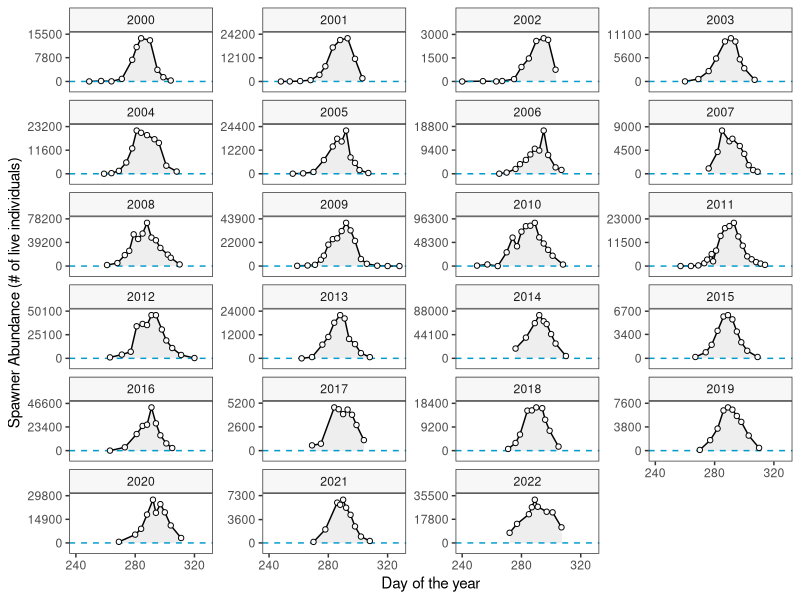
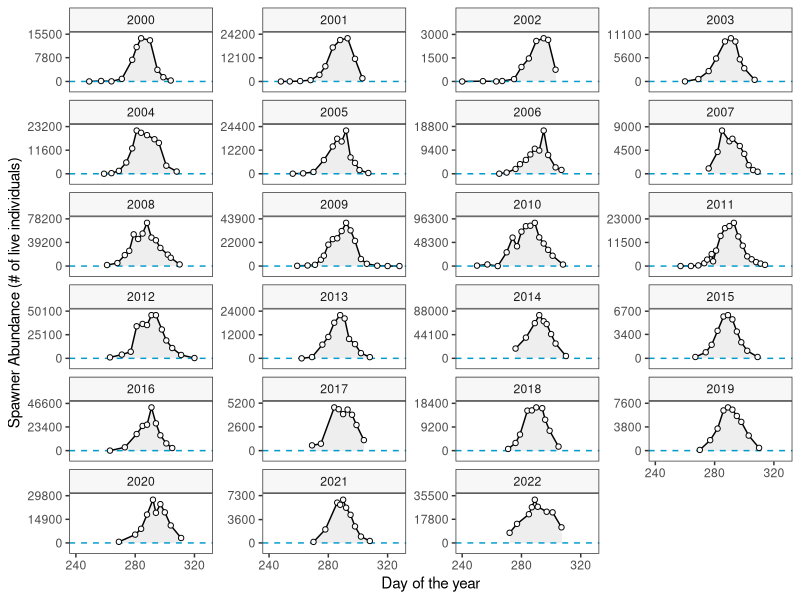

R code for these plots, in order: (Note: this script raises an error after producing the figures.)
# Braden Judson
# Function for making AUC plots.

# Set project directory.
setwd("~/auc_code")

# Load libraries.
library(tidyverse); library(lubridate)

# Develop function. 
auc <- function(data, date, count) {
  
  # Function for rounding values to a given accuracy.
  round_any <- function(x, accuracy, f = round) 
               {f(x/accuracy)*accuracy}
  
  # Function for setting year-specific y-axis breaks (n=3).
  cbs <- function(y) {c(0, round_any(max(y)/2.1, 100),
                        round_any(max(y) - 0.05*(max(y)), 100))}
  
  # Function for extending y axis limits to best see the data.
  ylim <- function(y) {c(min(y) - 0.25*max(y), max(y) + max(y)*0.15)}
  
  # Reformat variables.
  data$year = as.factor(lubridate::year(data$date))
  data$date = yday(data$date)
  data[[count]] = as.numeric(data[[count]])
  
  # Pass to ggplot.
  (plot <- ggplot(data = data, 
                  aes(x = .data[[date]],
                      y = .data[[count]])) +
      
      # Fill in area under AUC with gray.
      geom_area(aes(y = .data[[count]]), 
                fill = "gray",   
                alpha = 0.25) +
      
      # Connect data points with black line.
      geom_line() +
      
      # Plot distirbutions year-by-year with free y-axes.
      facet_wrap(~ year, as.table = TRUE,
                 scales = "free_y",
                 ncol = 4) +
      
      # Add blue dotted line indicating zero.
      geom_hline(yintercept = 0,
                 color = "deepskyblue3",
                 linewidth = 0.5,
                 linetype = "dashed") +
      
      # Add individual data points on top of other geoms.
      geom_point(shape = 21, color = "black",
                 fill = "gray99") +
      
      # Use custom function to add 3 evenly spaced y-axis ticks.
      scale_y_continuous(expand = c(0,0), 
                         breaks = cbs,
                         limits = ylim) +
      
      # Keep x-axis consistent.
      scale_x_continuous(breaks = c(240, 280, 320)) +
      
      # Black and white theme.
      theme_bw() +
      
      # Remove grid lines.
      theme(panel.grid = element_blank()) +
      xlab("Day of the year") + 
      ylab("Spawner Abundance (# of live individuals)") +
      
      # Lighten background ribbon colour.
      theme(strip.background = element_rect(fill = "gray97")))
  
      aucs <- data %>%            
      # Assign to data to new variable to calculate AUCs.
      
      group_by(year) %>%   
      # Group by sampling year.
      
      mutate(tdiff = date - lag(date),                      
             # Difference in dates (time diff).
             
             tdiff = replace(tdiff, which(tdiff < 0), NA),
             # Negative times (spanning years) should be NA.
             
             xbar = (.data[[count]] + lag(.data[[count]]))/2, 
             # Average of counts wrt previous count
             
             fishdays = case_when(                          
               is.na(xbar) ~ .data[[count]] * 11/2,         
               # First survey, calculate left tail.
               
               !is.na(xbar) ~ tdiff * xbar
               # If not last survey, follow algorithmin of Hillborn.
             ),
             # Counts are time diff * average count.
             cumulative = collapse::fcumsum(fishdays)) %>%  
        
      # Cumulative summary vals - ignores NAs,
      group_by(year) %>%     
      
      summarise(total_auc = max(cumulative, na.rm = TRUE) +
                  # Take the total count...
                  
                  (.data[[count]][which.max(date)]*(11/2)),
                  # ... and estimate right-most tail with known residency time.
                
                nerkids = round(total_auc/11,0))
                  # Divide the whole thing by the residency time.
  
  # Saves outcome as list with 1) plots and 2) summary of the data.
  list(plots = plot,
       summ = aucs)
  
  # Prints plot automatically. 
  print(plot)
  
}


# Lower Osoyoos River ----------------------------------------------------------

# Read enumeration data in and manipulate it into two columns.
counts <- read.csv("lowerOSO_counts.csv", na.strings = "") %>% 
  select(c(1,2,7)) %>% 
  filter(!is.na(index_date)) %>% 
  mutate(index_date = dmy(index_date)) %>% 
  mutate_if(is.character, as.numeric) %>% 
  mutate(total = rowSums(.[,c(2,3)], na.rm = TRUE)) %>% 
  select(c(1,ncol(.))) %>% 
  `colnames<-`(., c("date", "live")) %>% 
  arrange(date); head(counts)

# Run plotting function.
oso_plots <- auc(data = counts, date = "date", count = "live")

# Save figures.
ggsave("plots/oso_auc.png", units = "px", 
       width = 2000, height = 2000)


# Penticton --------------------------------------------------------------------

# Read in data. Requires some manipulation.
pen <- read.csv("nerkids_all_yrs.csv") %>% 
  arrange(date) %>% 
  filter(stream != "Shingle Creek") %>% 
  select(1,3); head(pen)
  # Check that date format is interpretable by function.

pen_plots <- auc(data = pen, date = "date", count = "count")

ggsave("plots/pen_auc.png", units = "px", 
       width = 2000, height = 1300)

# -------------------------------------------------------------------------
